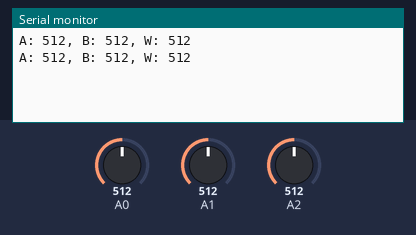
Simulated run of this sketch. Board: Arduino Uno, built with avr-gcc and run on an emulated ATmega328P. On the bench: the last lines printed to the serial monitor. Inputs (shaded band) come from the test bench; at power-on: A0 = 512, A1 = 512, A2 = 512.

Above: at 1.8 s.
1.9 s: A0 set to 716
At 2.8 s:
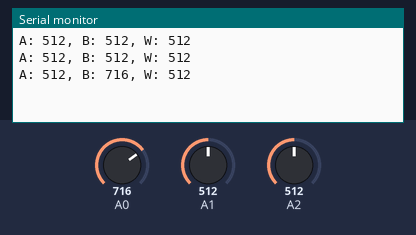
3.4 s: A1 set to 716
At 4.7 s:
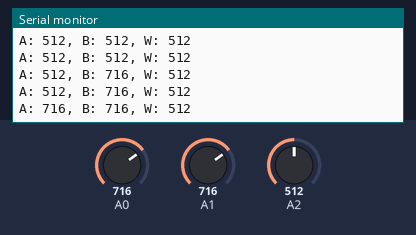
4.9 s: A2 set to 716
At 5.6 s:
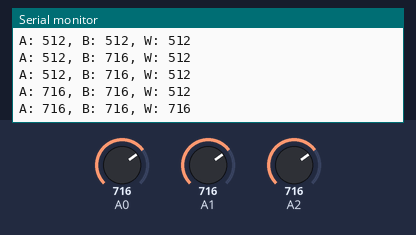
6.4 s: A0 set to 900
At 7.7 s:
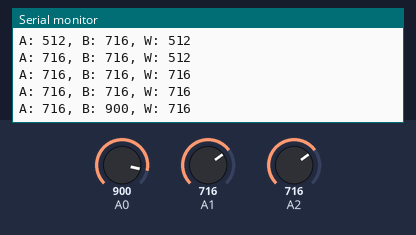
7.9 s: A1 set to 900
At 8.8 s:
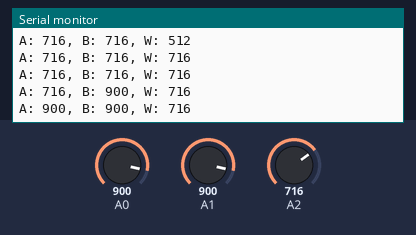
9.4 s: A2 set to 900
At 10.7 s:
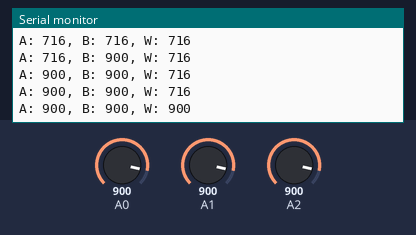
Timing chart, 0 to 11.9 s (numbered marks = the images above; inputs shaded):
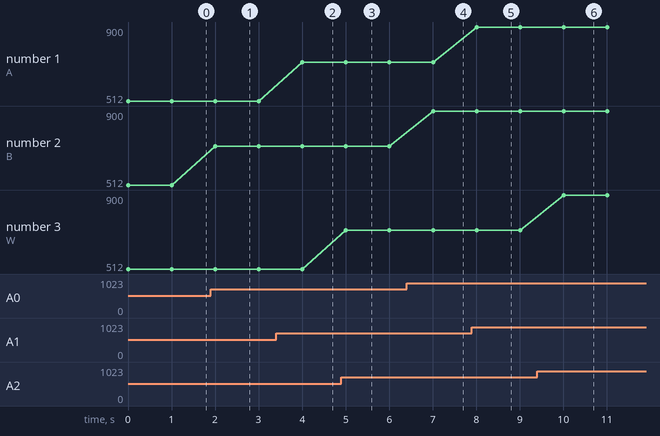

Measured:
- after the input at 1.9 s, the serial monitor: prints a new line after 0.10 s (image 1)
- after the input at 3.4 s, the serial monitor: prints a new line after 0.60 s (image 2)
- after the input at 4.9 s, the serial monitor: prints a new line after 0.11 s (image 3)
- after the input at 6.4 s, the serial monitor: prints a new line after 0.61 s (image 4)
- after the input at 7.9 s, the serial monitor: prints a new line after 0.11 s (image 5)
- after the input at 9.4 s, the serial monitor: prints a new line after 0.61 s (image 6)
- plotted number 2: 512 → 716 after the input at 1.9 s, 716 → 900 after the input at 6.4 s

The sketch:

mcp41010_testing.ino
```cpp
void setup() {
  Serial.begin(9600);
  pinMode(A0, INPUT);
  pinMode(A1, INPUT);
  pinMode(A2, INPUT);
}

void loop() {
  int pb0 = analogRead(A0);
  int pw0 = analogRead(A2);
  int pa0 = analogRead(A1);

  Serial.print("A: ");
  Serial.print(pa0);
  Serial.print(", B: ");
  Serial.print(pb0);
  Serial.print(", W: ");
  Serial.print(pw0);

  Serial.println("");

  delay(1000);
}
```
